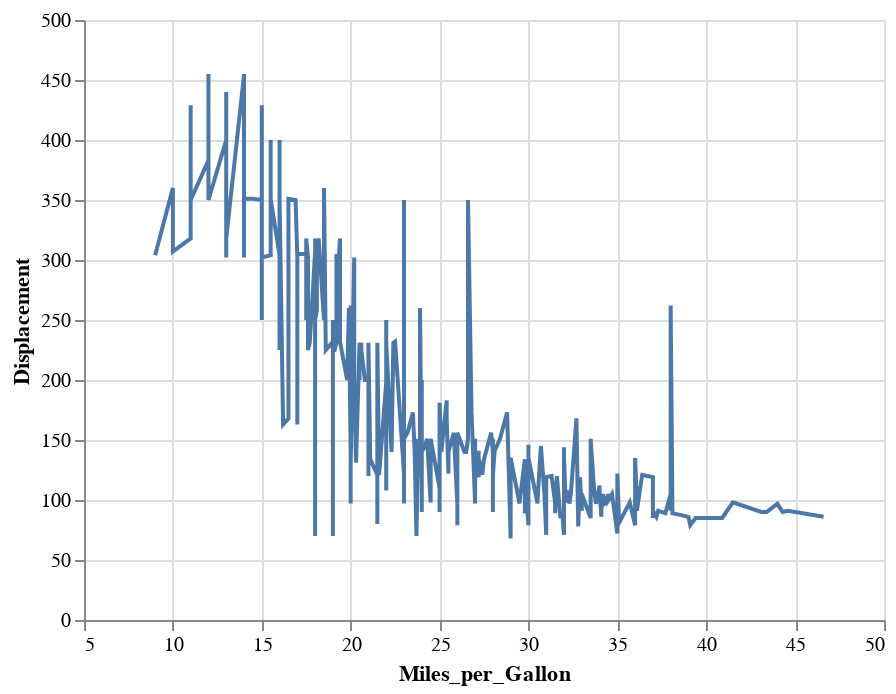

The cell this chart's notebook holds for it:
### Markdown cell above
Altair automatically recognizes the data type in the dataframe

### Code cell
cars_chart.mark_line().encode(x='Miles_per_Gallon',
                              y='Displacement')

### Figure 1 — Vega-Lite specification as saved in the notebook (floating-point values rounded to 4 significant figures; data arrays with more than 128 entries replaced by an {"elided": "..."} marker saying what was removed)
{"config": {"view": {"continuousWidth": 400, "continuousHeight": 300}}, "data": {"name": "data-7e057f58c3d1e6349311d283882fc417"}, "mark": "line", "encoding": {"x": {"type": "quantitative", "field": "Miles_per_Gallon"}, "y": {"type": "quantitative", "field": "Displacement"}}, "$schema": "https://vega.github.io/schema/vega-lite/v4.8.1.json", "datasets": {"data-7e057f58c3d1e6349311d283882fc417": {"elided": "406 records"}}}
